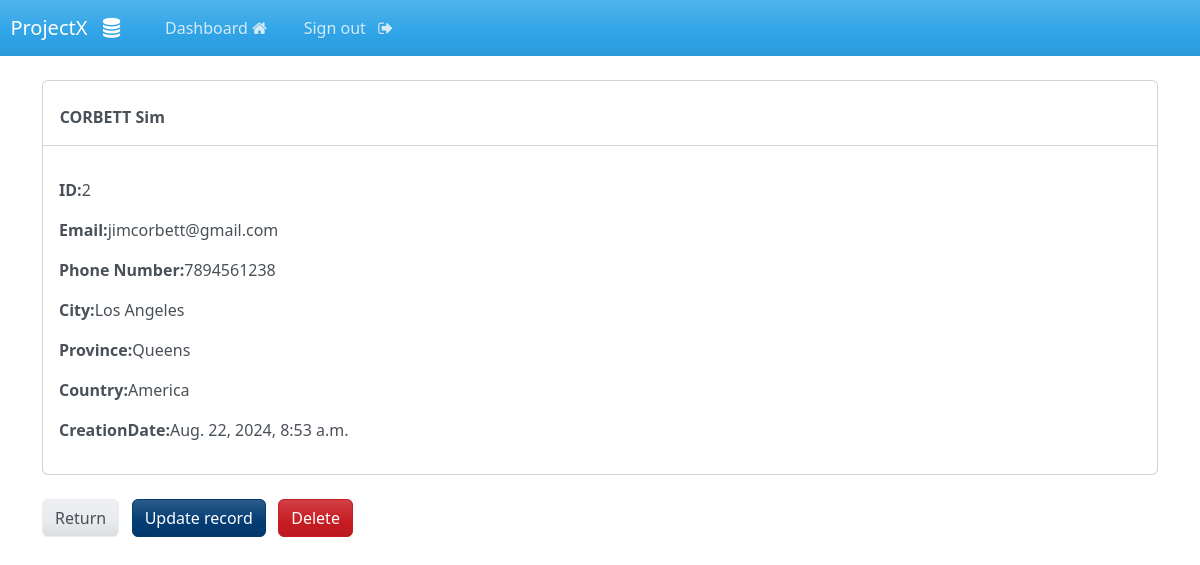
The app's page /record/2 (signed in) with its own data.
### webapp/models.py (models this page shows, shortened)
class Record(models.Model):
    creation_date = models.DateTimeField(auto_now_add=True)
    first_name = models.CharField(max_length=100)
    last_name = models.CharField(max_length=100)
    email = models.EmailField(max_length=255)
    phone = models.CharField(max_length=20)
    address = models.CharField(max_length=300)
    city = models.CharField(max_length=255)
    province = models.CharField(max_length=200)
    country = models.CharField(max_length=125)

### webapp/views.py (the view)
# urls.py: path('record/<int:pk>',views.singular_record,name='record'),
@login_required(login_url="my-login")
def singular_record(request,pk):
    all_records=Record.objects.get(id=pk)
    context={'record':all_records}
    return render(request,'webapp/view-record.html',context=context)

### webapp/templates/webapp/view-record.html (shortened to what this page needs)
{% extends 'webapp/base.html' %}
{% load crispy_forms_tags %}
{% block content %}
<div class="card " >
    <strong><br>
        {{record.last_name|upper}}
        {{record.first_name}}
    </strong>
    <hr>
    <div class="card-body">
        <p><strong>ID:</strong>{{record.id}}</p>
        <p><strong>Email:</strong>{{record.email}}</p>
        <p><strong>Phone Number:</strong>{{record.phone}}</p>
        <p><strong>City:</strong>{{record.city}}</p>
        <p><strong>Province:</strong>{{record.province}}</p>
        <p><strong>Country:</strong>{{record.country}}</p>
        <p><strong>CreationDate:</strong>{{record.creation_date}}</p>
    </div>
</div>
<br>
<a href="{%url 'dashboard' %}" class="btn btn-secondary">Return</a>
<a href="{%url 'update-record' record.id %}" class="btn btn-info">Update record</a>
<a href="{%url 'delete-record' record.id %}" class="btn btn-danger">Delete</a>
{% endblock %}

### records on screen
Record: last_name "CORBETT", first_name "Sim", id "2", email "jimcorbett@gmail.com", phone "7894561238", city "Los Angeles", province "Queens", country "America", creation_date "Aug. 22, 2024, 8:53 a.m."
